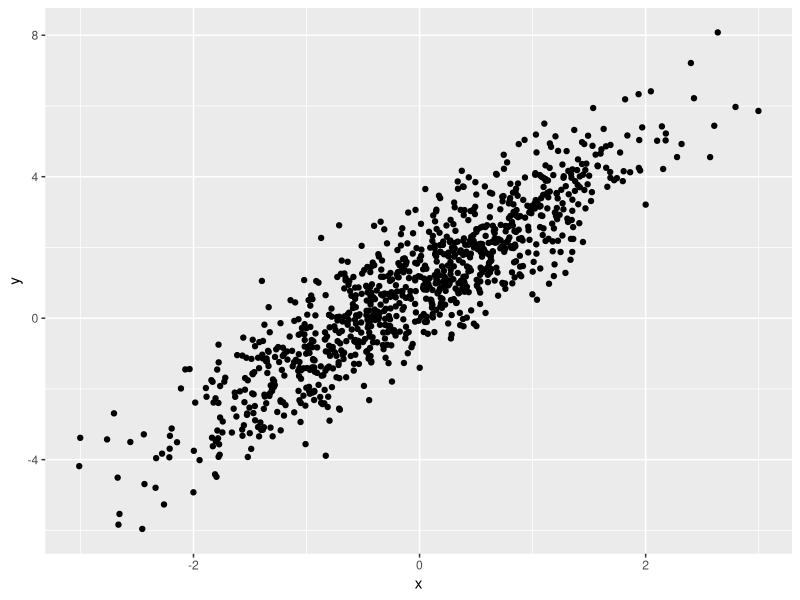
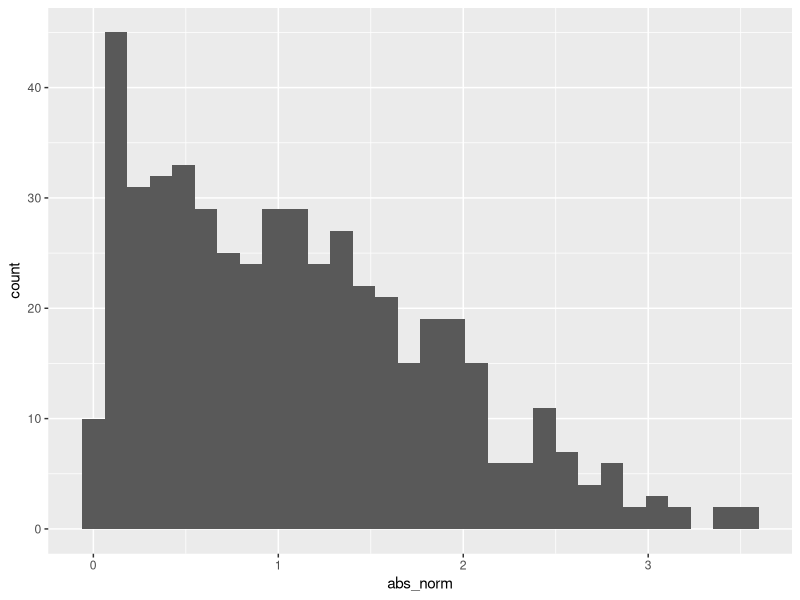

Source code (R) for these figures, in order:
## ---- chunk 1
library(tidyverse)
## ---- chunk 2
samp = rnorm(100)
length(samp)
## ---- chunk 3
plot_df = 
  tibble(
    x=rnorm(n=1000),
    y=1+2*x+rnorm(n=1000)
  )

ggplot(plot_df,aes(x=x, y=y))+geom_point()
## ---- chunk 4
la_df =
  tibble(
    norm = rnorm(n=500, mean=1),
    logical = norm > 0,
    abs_norm = abs(norm)
  )

ggplot(la_df, aes(x=abs_norm))+geom_histogram()
